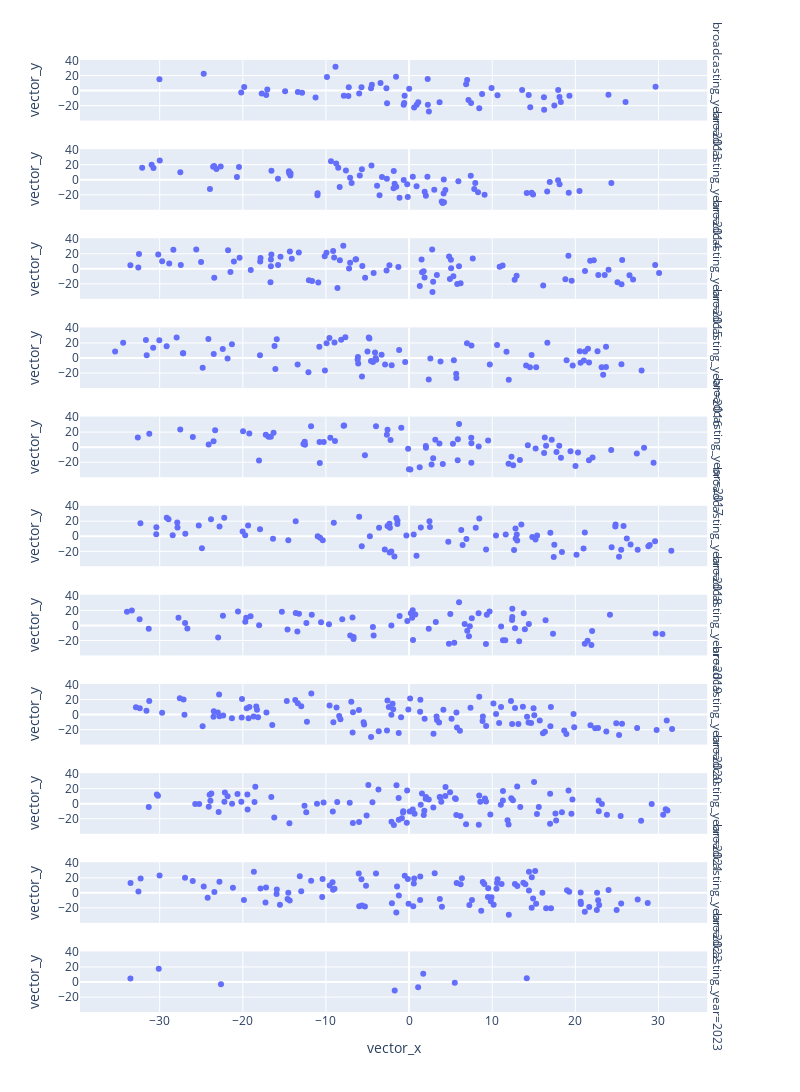

Here is the notebook cell this chart was saved with:
### Code cell
df = px.data.tips()
fig = px.scatter(stories_df_merged, x='vector_x', y='vector_y', hover_data=["index", "title"], facet_row="broadcasting_year", width=800, height=2000)
fig.show()

### Figure 1 — Plotly figure (JSON) as saved in the notebook; plotly's stock layout.template omitted (floating-point values rounded to 4 significant figures; data arrays with more than 128 entries replaced by an {"elided": "..."} marker saying what was removed)
{"data": [{"customdata": [["0325", "「映画ドラえもん のび太の新魔界大冒険～７人の魔法使い～」"], ["0326", "「ばくはつコショウ」"], ["0326", "「何が何でもお花見を」"], ["0327", "「やりクリしてハワイ旅行」"], ["0327", "「しずかちゃんのはごろも」"], ["0328", "「ひるねは天国で」"], ["0328", "「どくさいスイッチ」"], ["0329", "「インスタントママ」"], ["0329", "「狙われたジャイアン」"], ["0330", "「脱出！ 恐怖の骨川ハウス」"], ["0330", "「さとりヘルメット」"], ["0331", "「イエコプター」"], ["0331", "「しずかちゃんの最悪な誕生日」"], ["0332", "「朱にまじわれ棒」"], ["0332", "「ジャイアンがパンダ」"], ["0333", "「おみやげフロシキ」"], ["0333", "「最強！黒おびのび太」"], ["0334", "「ジャイアンの引退コンサート」"], ["0334", "「ユメかんとくいす」"], ["0335", "「あべこべ世界ミラー」"], ["0335", "「のび太の秘密トンネル」"], ["0336", "「ひっこし地図でおひっこし」"], ["0336", "「かがみでコマーシャル」"], ["0337", "「なんでもアイス棒」"], ["0337", "「決心コンクリート」"], ["0338", "「さよならボクのそうじ機」"], ["0338", "「真夏の夜の大航海」"], ["0338", "「ダイスキンドリンク」"], ["0339", "「深海サイクリング」"], ["0339", "「のび太のドッキリビデオ」"], ["0340", "「花火を育てよう！」"], ["0340", "「分身ハンマー」"], ["0341", "「オバケと暮らした夏休み」"], ["0341", "「カチンカチンライト」"], ["0342", "「のび太の夏祭り大作戦！」"], ["0342", "「サハラ砂漠で勉強はできない」"], ["0343", "「のび太エネルギーの使い方」"], ["0343", "「はなバルーンで大空に」"], ["0344", "「真夜中の巨大ドラたぬき」"], ["0345", "「にんげん機関車」"], ["0345", "「箱庭で松たけがり」"], ["0346", "「ハロウィンって何の日？」"], ["0346", "「味見スプーン」"], ["0347", "「マジックハンドでやりたい放題」"], ["0347", "「ゴルゴンの首」"], ["0348", "「ヤキイモの気持ち」"], ["0348", "「すい星がギンギラギン」"], ["0349", "「のび太ｖｓ武蔵　巌流島ちょっと前の戦い」"], ["0350", "「ドラえもんに落書き」"], ["0350", "「燃えよ！ドラミのスケート特訓」"], ["0350", "「タイムマシンがなくなった！！」"], ["0351", "「ケガワリング」"], ["0351", "「クリスマスきらきら大作戦」"], ["0352", "「エイコーノトビラ」"], ["0352", "「おだてジョーズ」"], ["0352", "「雪山のロマンス」"]], "hovertemplate": "broadcasting_year=2013<br>vector_x=%{x}<br>vector_y=%{y}<br>index=%{customdata[0]}<br>title=%{customdata[1]}<extra></extra>", "legendgroup": "", "marker": {"color": "#636efa", "symbol": "circle"}, "mode": "markers", "name": "", "orientation": "v", "showlegend": false, "type": "scatter", "x": [-30.03, -0.5854, 8.781, 0.9211, 1.108, -19.83, -0.6491, 2.24, 16.25, 7.147, 14.57, 16.22, 2.385, -17.05, 17.93, 6.861, 26.04, 17.47, -17.72, -4.578, -5.999, -7.301, -7.252, -7.845, 0.01451, -17.18, -20.19, -5.725, 29.65, 19.29, -13.38, -2.726, 18.25, -4.477, -14.91, 23.98, -9.877, 18.09, -11.25, 14.39, 10.64, -0.5344, 6.986, -12.87, -3.435, 8.444, 7.459, 2.259, -1.568, 3.669, -24.7, -8.852, 9.922, -2.648, 13.59, 0.612], "xaxis": "x11", "y": [15.14, -16.53, -4.655, -18.74, -15.35, 4.846, -18.76, 15.33, -25.37, -12.63, -22.21, -9.009, -27.83, 1.581, 0.7633, 8.367, -15.19, -19.72, -3.751, 3.234, -3.719, -7.278, 4.442, -6.705, 2.289, -5.974, -2.427, 4.514, 5.241, -6.835, -1.724, 2.963, -15.31, 7.762, -0.9834, -5.698, 18.02, -8.627, -9.317, -5.974, -6.314, -6.997, 13.97, -2.973, 10.16, -23.39, -16.45, -18.91, 18.24, -15.51, 22.41, 31.61, 3.462, -16.88, 0.8905, -22.61], "yaxis": "y11"}, {"customdata": {"elided": "70x2 str values"}, "hovertemplate": "broadcasting_year=2014<br>vector_x=%{x}<br>vector_y=%{y}<br>index=%{customdata[0]}<br>title=%{customdata[1]}<extra></extra>", "legendgroup": "", "marker": {"color": "#636efa", "symbol": "circle"}, "mode": "markers", "name": "", "orientation": "v", "showlegend": false, "type": "scatter", "x": [4.2, 17.92, -30.75, 3.03, -14.42, -1.865, 0.9028, 3.932, 2.205, 7.962, -32.1, 4.157, -22.66, -9.391, -3.258, 9.08, -1.544, 16.92, 14.15, -3.552, -1.839, 14.74, -23.45, 0.4478, -20.46, 18.1, -8.348, -4.523, -15.77, -11.02, -3.849, -0.2238, -14.27, -23.17, 5.929, -27.52, -1.737, -29.99, -20.71, 8.294, 7.42, 4.045, 7.839, 1.88, -30.97, 2.022, 19.2, -23.57, -8.521, -0.1581, -2.667, -14.27, 20.5, -16.56, 24.33, -7.597, -8.767, 14.91, -14.45, 4.365, -6.91, -5.677, -11.0, 16.61, -23.95, 4.173, -5.925, -0.6418, -7.096, -1.15], "xaxis": "x10", "y": [-29.88, -0.5982, 15.52, -13.3, 8.661, -11.22, -8.717, -28.76, 4.044, -4.411, 15.73, -18.31, 17.61, 24.47, 3.647, -19.94, -9.454, -2.963, -17.77, -20.7, 11.69, -17.46, 18.06, 3.972, 16.8, -5.876, -9.758, 18.74, 1.314, -20.77, -7.857, -6.16, 8.55, 14.23, -2.13, 9.937, -5.4, 25.38, 3.566, -16.58, 5.206, -30.84, -12.41, -16.05, 19.89, -21.38, -17.41, 17.28, 15.87, -22.98, 1.394, 5.572, -15.02, 11.86, -4.508, 12.08, 21.39, -19.65, 11.38, -13.5, -4.34, 13.96, -17.81, -15.67, -12.28, 0.4188, 5.667, -0.406, 2.725, -23.98], "yaxis": "y10"}, {"customdata": {"elided": "86x2 str values"}, "hovertemplate": "broadcasting_year=2015<br>vector_x=%{x}<br>vector_y=%{y}<br>index=%{customdata[0]}<br>title=%{customdata[1]}<extra></extra>", "legendgroup": "", "marker": {"color": "#636efa", "symbol": "circle"}, "mode": "markers", "name": "", "orientation": "v", "showlegend": false, "type": "scatter", "x": [18.8, -6.375, -27.46, -9.133, 2.815, 5.035, 29.6, 25.07, 16.13, -17.91, -9.012, -30.17, -32.57, 6.197, 1.563, 4.912, -21.77, 1.861, -20.39, 2.894, -25.02, 11.25, 26.51, 26.95, -23.43, 23.99, 3.342, 1.288, -16.57, -5.625, -28.85, -7.218, -12.05, -13.26, 21.78, -21.07, -16.67, -2.365, -16.62, 1.503, 25.55, -14.11, -15.76, -10.15, -29.7, 19.56, -11.67, -1.287, -6.437, 10.89, 5.056, -16.62, -32.49, 6.002, -19.04, 5.329, 2.778, 7.657, 22.22, -25.6, -2.71, -28.35, -7.092, -14.34, -5.289, -8.322, -9.936, 22.76, 5.792, -4.267, 25.63, -8.61, 4.812, 30.07, -15.47, -10.92, -33.52, 23.53, 1.755, -21.48, -7.913, 12.7, -17.87, 12.93, 19.17, 21.16], "xaxis": "x9", "y": [-13.91, 12.92, 4.969, 23.83, -30.71, 12.25, 5.218, -17.93, -22.04, 9.905, 15.14, 19.15, 1.783, -19.17, -4.355, -13.3, 24.69, -11.6, 14.64, -17.06, 9.139, 4.327, -8.398, -14.28, -11.65, -1.128, -8.011, -22.89, 19.22, 3.73, 7.033, 0.4828, -14.97, 21.84, 10.87, 9.91, -17.73, 4.899, 12.49, 12.5, -20.4, 13.55, 5.202, 16.63, 9.943, -15.72, -15.99, 2.508, 12.28, 2.79, 0.8046, 3.563, 19.75, 3.579, -1.581, -9.784, 25.86, 13.81, 11.32, 25.76, -2.271, 25.22, 8.057, 23.08, -11.75, 11.55, 21.48, -8.23, -20.25, -5.455, 11.62, -25.38, 16.57, -5.424, 15.96, -18.14, 4.766, -8.045, -3.312, -4.008, 30.79, -14.47, 14.38, -9.275, 17.39, -2.859], "yaxis": "y9"}, {"customdata": {"elided": "78x2 str values"}, "hovertemplate": "broadcasting_year=2016<br>vector_x=%{x}<br>vector_y=%{y}<br>index=%{customdata[0]}<br>title=%{customdata[1]}<extra></extra>", "legendgroup": "", "marker": {"color": "#636efa", "symbol": "circle"}, "mode": "markers", "name": "", "orientation": "v", "showlegend": false, "type": "scatter", "x": [-30.04, 20.62, -6.118, -16.18, 14.08, 21.02, 18.95, 14.54, -8.168, 20.54, 5.667, -13.4, -7.665, -34.39, 5.69, -30.78, 15.29, -35.36, -1.194, -23.49, 19.68, -27.17, 23.68, -17.93, -4.852, -27.2, 5.388, -29.16, -5.664, 10.58, -12.1, 21.52, 7.504, 16.63, 27.97, 9.713, -2.885, 2.564, -22.41, 2.364, -16.08, -24.14, -6.152, 23.16, -8.97, 21.16, 11.99, -24.82, -4.02, -31.65, 22.67, 14.74, -15.92, -2.092, -27.96, 3.783, -4.58, 6.964, -5.003, 21.65, -0.4681, -10.79, 11.72, -4.096, -9.582, -9.922, -3.306, -31.56, 23.35, -21.31, 25.54, -6.187, -10.12, -3.951, -4.344, 23.69, -21.83, -4.77], "xaxis": "x8", "y": [23.58, -6.201, -7.428, 15.99, -9.949, -3.427, -2.907, -12.16, 24.38, 8.873, -20.81, -8.592, 27.45, 20.12, -26.67, 13.55, -12.41, 8.614, 10.63, 5.244, -9.856, 6.357, -12.07, 3.572, 27.25, 6.217, -3.024, 15.69, -24.54, 17.42, -19.04, 12.16, 16.74, 20.26, -16.5, -8.602, -8.702, -0.5355, 11.8, -28.55, -14.59, 25.15, 1.257, -12.29, 20.72, 8.793, -28.84, -12.83, -0.1344, 23.78, 8.886, 4.041, 24.78, -9.489, 27.19, -4.649, -4.093, 19.56, 8.56, -6.022, -5.327, 14.88, 8.423, 7.313, 26.6, 19.57, 4.234, 3.779, -22.33, 18.16, -8.405, -1.903, -16.49, -2.452, -5.222, 14.98, -0.5673, 25.8], "yaxis": "y8"}, {"customdata": {"elided": "73x2 str values"}, "hovertemplate": "broadcasting_year=2017<br>vector_x=%{x}<br>vector_y=%{y}<br>index=%{customdata[0]}<br>title=%{customdata[1]}<extra></extra>", "legendgroup": "", "marker": {"color": "#636efa", "symbol": "circle"}, "mode": "markers", "name": "", "orientation": "v", "showlegend": false, "type": "scatter", "x": [7.491, 3.652, 9.509, 21.64, -7.874, 17.73, -16.3, 16.48, 20.02, 24.31, 4.061, 11.96, -23.52, 3.154, 28.27, -26.01, 19.42, -12.52, 5.871, 2.708, -0.1148, -7.814, 7.483, -32.63, -10.27, 0.1563, -2.593, 2.032, 2.014, -10.77, 27.39, 5.279, 15.22, 5.848, 16.32, 20.32, -16.9, 14.29, -31.25, -19.97, -8.913, -12.55, -11.79, 12.52, -17.23, 29.41, -24.11, -9.473, 18.27, -27.52, -2.226, -12.7, 7.497, 22.07, 2.899, 16.24, 8.376, -3.979, 18.06, 1.28, 17.16, -10.74, 13.33, -18.05, -0.9361, -0.01561, 6.011, -19.22, 12.31, -5.312, -23.33, -2.667, -16.63], "xaxis": "x7", "y": [-20.73, 4.734, 8.708, -17.27, 28.46, -6.421, 19.02, 1.828, -25.02, -3.742, -22.45, -21.98, 7.892, 9.693, -0.7433, 13.6, -5.286, 3.263, 10.35, -22.9, -2.023, 28.72, 12.32, 12.88, 6.908, -29.78, 22.94, -0.8407, 1.666, 6.782, -8.372, 4.437, -1.646, -17.53, 12.69, -7.173, 13.69, 2.417, 17.9, 21.12, 8.278, 7.093, 27.87, -24.06, 16.38, -20.84, 3.658, 12.38, -13.91, 23.56, 9.517, 4.13, 5.161, -13.9, -14.67, -7.904, 0.7698, 27.82, 2.0, -26.55, 9.925, -21.04, -17.06, -17.8, 25.67, -29.23, 30.67, 18.22, -12.62, -10.81, 22.39, 16.3, 13.68], "yaxis": "y7"}, {"customdata": {"elided": "83x2 str values"}, "hovertemplate": "broadcasting_year=2018<br>vector_x=%{x}<br>vector_y=%{y}<br>index=%{customdata[0]}<br>title=%{customdata[1]}<extra></extra>", "legendgroup": "", "marker": {"color": "#636efa", "symbol": "circle"}, "mode": "markers", "name": "", "orientation": "v", "showlegend": false, "type": "scatter", "x": [18.39, -5.689, 24.84, -22.23, -10.38, 6.278, 12.8, -22.8, 28.95, 25.25, 2.509, -20.02, 25.52, -3.609, -30.41, 2.453, -29.15, -32.31, 15.21, -6.002, -2.33, 13.5, -1.391, -23.82, 11.63, -16.36, 12.63, 0.8953, 1.412, 13.0, -0.3264, 20.14, 31.55, 6.44, 17.0, -2.357, -4.714, 29.58, 10.46, -10.7, 28.78, -2.593, 8.02, -26.91, -1.531, -10.99, 8.447, -2.918, 26.19, 17.4, 26.64, -27.86, 12.95, -2.307, 4.717, -19.36, 27.49, -28.94, -2.138, 6.902, 24.81, 14.82, 0.558, -14.52, -13.64, -27.88, 17.47, -24.92, -28.43, 24.36, -30.39, -1.408, 12.83, -1.764, -17.93, 21.14, -9.053, -19.71, 20.99, 15.4, -25.29, 9.263, 25.8], "xaxis": "x6", "y": [-20.91, -13.17, 15.74, 24.72, -5.356, 8.365, 10.28, 12.85, -11.69, -27.25, 12.34, 6.23, -17.84, 11.5, 2.775, 19.91, 24.6, 17.31, -4.195, 26.04, -21.51, 15.51, 20.47, 22.59, 2.395, -3.117, -18.25, -25.85, 11.78, -5.596, 1.081, -24.48, -19.16, -11.57, 4.759, 16.8, 0.05767, -6.666, 0.9775, -2.096, -13.16, 13.76, 11.39, 3.335, 24.33, 0.1583, 23.66, -17.67, -2.86, -27.5, -11.05, 11.63, 2.409, 11.48, -7.246, 14.36, -17.89, 22.49, -20.2, -3.612, 12.84, -0.9386, 2.338, -5.318, 19.9, 18.46, -11.28, -15.75, 1.41, -14.49, 12.16, 16.25, -2.872, -26.72, 9.294, 5.173, 18.1, 1.32, -16.15, 0.9111, 14.48, -17.64, 13.63], "yaxis": "y6"}, {"customdata": [["0548", "「ランプのけむりオバケ」"], ["0548", "「ジャイアンシチュー」"], ["0549", "「ポケットの中のぴょん太」"], ["0549", "「平和アンテナ」"], ["0550", "「フェスティバルーン」"], ["0550", "「ホカホカ雪で雪合戦」"], ["0551", "「熱血応援マイク」"], ["0551", "「オモイコミン」"], ["0552", "「ドラかぐや、月に帰る！？」"], ["0552", "「おおかみ男クリーム」"], ["0553", "「映画ドラえもん のび太の宝島」"], ["0554", "「タイムふろしき」"], ["0554", "「ニセ宇宙人」"], ["0555", "「化石大発見！」"], ["0555", "「布団にのってふわふわり」"], ["0556", "「ゆめの町、ノビタランド」"], ["0556", "「ドラえもんをのぞいちゃえ！」"], ["0557", "「ダジャレーランド」"], ["0557", "「無敵！コンチュー丹」"], ["0558", "「タタミのたんぼ」"], ["0558", "「未来からの買い物」"], ["0559", "「のび太のおいしい食べ方」"], ["0559", "「お料理ワッペン」"], ["0560", "「しつけキャンディー」"], ["0560", "「人間味調味料」"], ["0561", "「トランポリンゲン」"], ["0561", "「シャボン玉宅配便」"], ["0562", "「ネアンデルタール人を救え」"], ["0562", "「のび太もたまには考える」"], ["0563", "「大スタージャイアン！？」"], ["0563", "「恐怖のディナーショー」"], ["0564", "「ガワラオニ」"], ["0564", "「チョージャワラシベ」"], ["0565", "「本人ビデオでほめられたい」"], ["0565", "「ホ、ホ、ホタル来い」"], ["0566", "「わたがし雲メーカー」"], ["0566", "「ねがい七夕ロケット」"], ["0567", "「イロガラドラえもん」"], ["0567", "「海に入らず海底を散歩する方法」"], ["0567", "「２２世紀で夏休み」"], ["0568", "「大パニック！のび太のヒマワリ日記」"], ["0568", "「けん銃王コンテスト」"], ["0569", "「ゾクゾク！？学校の七不思議」"], ["0569", "「人食いハウス」"], ["0570", "「立体パズルハンマー」"], ["0570", "「サンタイン」"], ["0571", "「恐怖のたたりチンキ」"], ["0571", "「レプリコッコ花火」"], ["0572", ["「未来の迷宮（ラビリンス） おかし城（キャッスル）」", "「謎のピラミッド！？エジプト大冒険」"]], ["0573", "「ねこっかぶり」"], ["0573", "「強～いイシ」"], ["0574", "「ドラえもんがいっぱい」"], ["0574", "「アルマジロン」"], ["0575", "「変身レプリンター」"], ["0575", "「ツバメののび太」"], ["0576", "「落とし物つりぼり」"], ["0576", "「強いペットがほしい」"], ["0577", "「へやいっぱいの大どらやき」"], ["0577", "「ドラドラスパイ大作戦」"], ["0578", "「ヴェルサイユのママ」"], ["0578", "「動物型にげだし錠」"], ["0579", "「ウルトラリング」"], ["0579", "「いろいろソーダセット」"], ["0580", "「ピクニックで先をこせ」"], ["0580", "「かがみのない世界」"], ["0581", "「多目的お守りは責任感が強い」"], ["0581", "「野比家、夢の温泉旅行」"], ["0582", "「捜査ごっこセット」"], ["0582", "「イースター島のモアイ」"], ["0583", "「タイムワープでプレゼントを」"], ["0583", "「クリスマスに雪を」"], ["0584", "「ネズミ年だよ！ドラえもん」"], ["0584", "「出てくる出てくるお年玉」"]], "hovertemplate": "broadcasting_year=2019<br>vector_x=%{x}<br>vector_y=%{y}<br>index=%{customdata[0]}<br>title=%{customdata[1]}<extra></extra>", "legendgroup": "", "marker": {"color": "#636efa", "symbol": "circle"}, "mode": "markers", "name": "", "orientation": "v", "showlegend": false, "type": "scatter", "x": [-8.041, 7.201, -6.681, -2.129, 7.544, 0.4752, 14.41, 0.3635, -19.59, 9.68, -33.35, 0.4313, 21.14, 11.29, -27.74, -18.04, 12.38, 11.57, 9.347, 2.365, 3.216, 22.01, -10.59, 0.7473, -31.31, 8.361, -6.673, -26.67, -13.24, 4.796, 21.47, 11.07, 4.959, 16.42, -7.078, 9.247, -20.58, 13.79, -26.94, -0.2112, 12.74, 24.16, 21.93, 30.47, -19.06, -13.63, 13.24, -22.96, -33.93, -9.634, 0.2147, -15.3, 13.93, 12.42, -13.43, 5.434, -32.41, -1.139, -22.39, -4.262, -12.35, 29.66, 17.31, 6.686, 6.01, 12.41, -14.62, 6.999, -19.7, -6.803, -4.349, -11.7, 7.305], "xaxis": "x5", "y": [8.237, -14.34, -18.02, -0.09407, 9.417, -19.45, 2.064, 10.05, 10.2, 18.37, 19.95, 20.19, -24.4, -19.58, 10.32, 0.2849, 7.13, -19.56, 14.19, -4.333, 4.421, -7.511, 4.25, 14.57, -4.384, 16.1, -15.44, -4.096, 15.5, -24.37, -20.37, -1.495, 15.12, 6.919, -13.34, -24.72, 18.65, 16.09, 3.086, 5.725, -3.719, 14.24, -26.0, -11.53, 12.17, 16.55, -21.04, -15.94, 18.32, 1.496, 16.24, 18.31, -5.143, 22.12, -8.049, -23.16, 8.281, 12.61, 12.7, -13.3, 3.372, -10.61, -11.19, 1.783, 30.67, 11.16, -5.244, -6.991, 4.94, 10.39, -2.097, 14.16, -1.234], "yaxis": "y5"}, {"customdata": {"elided": "107x2 str values"}, "hovertemplate": "broadcasting_year=2020<br>vector_x=%{x}<br>vector_y=%{y}<br>index=%{customdata[0]}<br>title=%{customdata[1]}<extra></extra>", "legendgroup": "", "marker": {"color": "#636efa", "symbol": "circle"}, "mode": "markers", "name": "", "orientation": "v", "showlegend": false, "type": "scatter", "x": [-6.031, -14.71, -8.257, 4.128, 19.78, 18.66, 16.34, -2.658, -27.58, 13.15, -13.38, -21.31, -18.7, -2.125, 3.607, -5.471, -31.25, -6.95, -18.29, 8.841, 5.761, -17.16, 10.83, -5.408, 7.387, -27.13, -12.29, -0.08341, -22.36, -20.09, 12.75, 17.06, -18.17, 25.26, -3.65, 10.47, 2.938, -2.439, -4.571, 31.64, 25.61, 23.72, 9.265, -0.9605, 6.114, 15.72, -8.406, -20.13, 31.0, -18.38, -23.52, 27.43, -23.49, -29.7, 8.44, -19.53, 29.77, 16.11, 21.82, 3.358, 14.36, -9.563, -32.39, 15.06, -8.727, -11.76, 0.1268, -19.21, 1.356, 19.86, 14.19, 3.304, -9.105, 12.26, -24.83, 24.92, -22.81, -6.793, -1.909, 22.39, 11.06, 14.67, 10.15, 5.698, 1.872, 5.107, -16.45, 13.69, 17.0, -6.745, -1.985, 8.875, 14.97, -27.02, 1.327, -13.69, -12.97, -32.86, -23.0, 18.91, -22.85, -19.31, 12.4, 22.73, -2.6, -31.59, -1.246], "xaxis": "x4", "y": [6.175, 17.91, -6.088, 6.446, 0.7187, -21.01, -22.75, -21.24, 21.58, -12.47, 14.96, -5.017, -2.404, -0.1563, -10.65, -10.25, 18.14, 17.07, 6.369, -8.586, -17.09, 2.848, -11.06, -13.07, 8.919, 19.97, -9.69, 6.774, -1.175, 20.82, 8.627, 9.948, -3.604, -27.24, -22.28, 0.8691, -25.63, 9.94, -29.63, -19.06, -12.08, -22.64, -15.28, -3.453, -21.49, -7.769, -1.942, -3.952, -7.905, 10.75, -2.916, -17.91, 4.443, 2.28, 23.66, 8.266, -20.52, -24.74, -14.03, -7.125, -10.44, 12.09, 8.543, -0.9933, 9.529, 27.86, 21.34, 10.21, 19.68, -16.7, -2.805, -2.724, -10.3, 17.97, -15.67, -11.52, -2.158, -23.77, 6.934, -18.32, 10.15, -11.23, 14.85, 2.858, -5.541, -5.542, -13.77, 10.34, -15.51, 3.206, 14.37, -2.64, 8.251, -0.3718, 3.582, 19.5, 10.91, 9.826, 2.829, -25.77, 26.68, -4.816, -12.62, -17.7, 18.7, 5.117, -24.46], "yaxis": "y4"}, {"customdata": {"elided": "104x2 str values"}, "hovertemplate": "broadcasting_year=2021<br>vector_x=%{x}<br>vector_y=%{y}<br>index=%{customdata[0]}<br>title=%{customdata[1]}<extra></extra>", "legendgroup": "", "marker": {"color": "#636efa", "symbol": "circle"}, "mode": "markers", "name": "", "orientation": "v", "showlegend": false, "type": "scatter", "x": [1.766, -16.22, 3.875, -22.21, 22.81, 19.53, 0.07087, 17.61, -14.39, 13.0, -21.29, 15.38, 16.97, -12.58, -1.24, 2.369, -30.2, -0.8649, 2.037, 1.997, 12.29, 5.622, -30.34, -20.18, -6.016, -12.37, -0.7, -24.09, -5.104, -0.2754, 25.45, -31.31, 9.776, 4.934, 15.6, 11.28, -6.763, 0.6611, 30.57, -19.42, 27.91, 8.437, -23.78, 3.685, -1.255, 11.03, -4.404, 11.97, 11.29, -18.5, -25.72, 3.761, -8.642, -21.83, -7.138, -18.59, 29.18, -1.827, 2.918, -11.08, 8.562, -19.45, -20.64, -1.514, 6.851, -23.9, -9.174, -25.24, -0.7283, 15.04, 4.385, 5.528, -2.114, -0.2366, 23.19, 16.96, 1.4, 18.38, 8.386, 6.18, 0.4437, 9.126, 13.37, 4.361, -22.9, 9.255, -10.29, 12.49, 22.8, -23.98, 30.87, 23.8, 5.683, 19.18, -22.16, 11.84, 1.833, -16.57, 31.07, 17.69, -4.899, 1.552, -3.683, 19.65], "xaxis": "x3", "y": [-15.04, -18.38, 2.678, 2.494, -9.942, -13.43, -10.5, -12.99, -26.03, 23.0, -0.1055, -13.76, 13.07, -2.848, -21.46, 5.663, 10.52, -19.25, 8.841, 6.598, 7.309, 6.326, 12.19, 2.653, -24.18, -11.3, -10.1, -3.958, -15.79, -25.42, -16.18, -4.387, -14.4, 15.14, -4.286, 4.143, -25.73, -13.2, -14.72, -7.826, -22.78, 10.91, 13.56, 8.905, 7.42, -1.49, 2.008, -27.53, 16.79, 22.56, -0.4276, 8.572, 2.323, 9.762, 1.196, 2.158, -0.4581, -28.24, -5.017, 0.07497, 2.719, 12.23, 12.77, 24.46, -27.32, 3.881, -10.41, -0.3185, -11.63, 28.74, 22.34, 7.29, -23.86, 17.44, -0.2787, -26.52, -1.256, -11.25, -27.94, -16.17, -7.631, 7.031, -4.467, 10.36, -11.09, 3.001, 1.756, 4.674, 4.231, 11.85, -7.321, -14.58, -15.06, 17.38, 14.75, -22.0, -9.428, 8.902, -9.112, -22.26, 24.82, 13.48, 18.98, 5.666], "yaxis": "y3"}, {"customdata": {"elided": "101x2 str values"}, "hovertemplate": "broadcasting_year=2022<br>vector_x=%{x}<br>vector_y=%{y}<br>index=%{customdata[0]}<br>title=%{customdata[1]}<extra></extra>", "legendgroup": "", "marker": {"color": "#636efa", "symbol": "circle"}, "mode": "markers", "name": "", "orientation": "v", "showlegend": false, "type": "scatter", "x": [-12.97, 5.725, -5.996, -10.4, 22.74, 13.75, 0.5706, 13.02, 17.07, -24.23, -19.86, -15.53, 20.64, 8.679, 0.618, 16.49, -32.29, -23.42, -21.19, 16.04, -33.5, 19.26, 24.97, 14.75, 14.42, -1.448, 14.92, -32.55, -14.53, -17.88, -30.01, 10.64, 11.12, -9.203, -5.179, -1.534, 1.331, 12.73, -14.36, -5.311, 8.87, 22.86, -15.91, 10.51, 6.354, -5.655, 21.67, -17.27, 7.25, -18.67, 19.0, -15.94, 14.76, -0.5217, -6.054, 9.488, -1.227, 22.61, -14.61, 28.71, 13.99, 12.0, -13.15, 9.047, 15.16, 14.42, 20.64, 25.51, 24.0, -22.81, -17.21, 20.66, -0.06023, -0.1439, 9.518, -11.78, 10.58, 6.204, 3.953, -26.95, 9.912, 7.565, 15.28, 9.836, 0.5055, 1.343, 10.17, 22.58, -9.143, -5.728, 3.079, -24.7, -26.02, -3.979, 27.5, -9.551, -10.45, -8.973, -2.065, 3.699, 21.14], "xaxis": "x2", "y": [2.015, 13.04, -17.8, 18.28, -9.825, 13.42, 12.56, 8.978, -20.43, -6.583, -9.523, -15.86, 0.4636, -23.77, 18.94, -20.46, 19.2, 1.235, 6.86, 0.07478, 13.04, 1.548, -22.7, -19.63, 3.192, 8.532, -7.628, 1.889, 0.1505, 5.728, 23.08, 18.21, 11.63, 14.03, 9.499, -26.13, -9.607, 11.86, -10.27, -18.07, 14.38, -16.15, 4.477, 5.297, 19.45, -16.65, -18.75, -12.94, -15.96, 28.14, 3.373, -1.365, 20.77, 22.82, 25.65, -5.594, -3.642, 0.2294, -7.994, -13.4, 11.5, -29.08, 22.04, 11.69, 28.88, 28.06, -11.96, -14.03, 3.772, 14.62, 7.083, -14.81, -14.36, 18.25, 6.006, 16.18, 13.02, 11.48, -18.39, 20.06, -5.826, -9.537, -14.43, -11.14, -17.73, 21.82, -15.83, -22.87, 4.156, 18.09, 26.15, 8.283, 15.84, 25.64, -8.76, 9.815, -5.336, 5.411, -13.69, -8.01, -25.13], "yaxis": "y2"}, {"customdata": [["0740", "「宝さがしペーパー」"], ["0740", "「カッカホカホカ」"], ["0741", "「巨大ロボットで雪あそび！？」"], ["0741", "「夜空に輝くピザ・ギョーザ」"], ["0742", "「ありがたみわかり機」"], ["0742", "「のび泥棒をタイホせよ！」"], ["0743", "「鬼のパンツはいいパンツ？」"], ["0743", "「雪だるまが町にやってきた」"]], "hovertemplate": "broadcasting_year=2023<br>vector_x=%{x}<br>vector_y=%{y}<br>index=%{customdata[0]}<br>title=%{customdata[1]}<extra></extra>", "legendgroup": "", "marker": {"color": "#636efa", "symbol": "circle"}, "mode": "markers", "name": "", "orientation": "v", "showlegend": false, "type": "scatter", "x": [1.089, 1.704, -30.11, -22.63, 14.16, -33.51, 5.495, -1.73], "xaxis": "x", "y": [-6.817, 11.01, 17.71, -2.982, 5.021, 4.776, -1.075, -11.28], "yaxis": "y"}], "layout": {"annotations": [{"font": {}, "showarrow": false, "text": "broadcasting_year=2023", "textangle": 90, "x": 0.98, "xanchor": "left", "xref": "paper", "y": 0.03182, "yanchor": "middle", "yref": "paper"}, {"font": {}, "showarrow": false, "text": "broadcasting_year=2022", "textangle": 90, "x": 0.98, "xanchor": "left", "xref": "paper", "y": 0.1255, "yanchor": "middle", "yref": "paper"}, {"font": {}, "showarrow": false, "text": "broadcasting_year=2021", "textangle": 90, "x": 0.98, "xanchor": "left", "xref": "paper", "y": 0.2191, "yanchor": "middle", "yref": "paper"}, {"font": {}, "showarrow": false, "text": "broadcasting_year=2020", "textangle": 90, "x": 0.98, "xanchor": "left", "xref": "paper", "y": 0.3127, "yanchor": "middle", "yref": "paper"}, {"font": {}, "showarrow": false, "text": "broadcasting_year=2019", "textangle": 90, "x": 0.98, "xanchor": "left", "xref": "paper", "y": 0.4064, "yanchor": "middle", "yref": "paper"}, {"font": {}, "showarrow": false, "text": "broadcasting_year=2018", "textangle": 90, "x": 0.98, "xanchor": "left", "xref": "paper", "y": 0.5, "yanchor": "middle", "yref": "paper"}, {"font": {}, "showarrow": false, "text": "broadcasting_year=2017", "textangle": 90, "x": 0.98, "xanchor": "left", "xref": "paper", "y": 0.5936, "yanchor": "middle", "yref": "paper"}, {"font": {}, "showarrow": false, "text": "broadcasting_year=2016", "textangle": 90, "x": 0.98, "xanchor": "left", "xref": "paper", "y": 0.6873, "yanchor": "middle", "yref": "paper"}, {"font": {}, "showarrow": false, "text": "broadcasting_year=2015", "textangle": 90, "x": 0.98, "xanchor": "left", "xref": "paper", "y": 0.7809, "yanchor": "middle", "yref": "paper"}, {"font": {}, "showarrow": false, "text": "broadcasting_year=2014", "textangle": 90, "x": 0.98, "xanchor": "left", "xref": "paper", "y": 0.8745, "yanchor": "middle", "yref": "paper"}, {"font": {}, "showarrow": false, "text": "broadcasting_year=2013", "textangle": 90, "x": 0.98, "xanchor": "left", "xref": "paper", "y": 0.9682, "yanchor": "middle", "yref": "paper"}], "height": 2000, "legend": {"tracegroupgap": 0}, "margin": {"t": 60}, "width": 800, "xaxis": {"anchor": "y", "domain": [0, 0.98], "title": {"text": "vector_x"}}, "xaxis10": {"anchor": "y10", "domain": [0, 0.98], "matches": "x", "showticklabels": false}, "xaxis11": {"anchor": "y11", "domain": [0, 0.98], "matches": "x", "showticklabels": false}, "xaxis2": {"anchor": "y2", "domain": [0, 0.98], "matches": "x", "showticklabels": false}, "xaxis3": {"anchor": "y3", "domain": [0, 0.98], "matches": "x", "showticklabels": false}, "xaxis4": {"anchor": "y4", "domain": [0, 0.98], "matches": "x", "showticklabels": false}, "xaxis5": {"anchor": "y5", "domain": [0, 0.98], "matches": "x", "showticklabels": false}, "xaxis6": {"anchor": "y6", "domain": [0, 0.98], "matches": "x", "showticklabels": false}, "xaxis7": {"anchor": "y7", "domain": [0, 0.98], "matches": "x", "showticklabels": false}, "xaxis8": {"anchor": "y8", "domain": [0, 0.98], "matches": "x", "showticklabels": false}, "xaxis9": {"anchor": "y9", "domain": [0, 0.98], "matches": "x", "showticklabels": false}, "yaxis": {"anchor": "x", "domain": [0, 0.06364], "title": {"text": "vector_y"}}, "yaxis10": {"anchor": "x10", "domain": [0.8427, 0.9064], "matches": "y", "title": {"text": "vector_y"}}, "yaxis11": {"anchor": "x11", "domain": [0.9364, 1.0], "matches": "y", "title": {"text": "vector_y"}}, "yaxis2": {"anchor": "x2", "domain": [0.09364, 0.1573], "matches": "y", "title": {"text": "vector_y"}}, "yaxis3": {"anchor": "x3", "domain": [0.1873, 0.2509], "matches": "y", "title": {"text": "vector_y"}}, "yaxis4": {"anchor": "x4", "domain": [0.2809, 0.3445], "matches": "y", "title": {"text": "vector_y"}}, "yaxis5": {"anchor": "x5", "domain": [0.3745, 0.4382], "matches": "y", "title": {"text": "vector_y"}}, "yaxis6": {"anchor": "x6", "domain": [0.4682, 0.5318], "matches": "y", "title": {"text": "vector_y"}}, "yaxis7": {"anchor": "x7", "domain": [0.5618, 0.6255], "matches": "y", "title": {"text": "vector_y"}}, "yaxis8": {"anchor": "x8", "domain": [0.6555, 0.7191], "matches": "y", "title": {"text": "vector_y"}}, "yaxis9": {"anchor": "x9", "domain": [0.7491, 0.8127], "matches": "y", "title": {"text": "vector_y"}}}}
